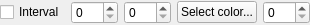
<ui version="4.0" >
 <class>QTransferFunctionIntervalEditorBase</class>
 <widget class="QWidget" name="QTransferFunctionIntervalEditorBase" >
  <property name="geometry" >
   <rect>
    <x>0</x>
    <y>0</y>
    <width>284</width>
    <height>25</height>
   </rect>
  </property>
  <layout class="QGridLayout" >
   <property name="margin" >
    <number>0</number>
   </property>
   <property name="spacing" >
    <number>6</number>
   </property>
   <item row="0" column="1" >
    <widget class="QWidget" native="1" name="widget" >
     <layout class="QHBoxLayout" >
      <property name="margin" >
       <number>0</number>
      </property>
      <property name="spacing" >
       <number>6</number>
      </property>
      <item>
       <widget class="QSpinBox" name="m_intervalStartSpinBox" >
        <property name="maximum" >
         <number>255</number>
        </property>
       </widget>
      </item>
      <item>
       <widget class="QSpinBox" name="m_intervalEndSpinBox" >
        <property name="maximum" >
         <number>255</number>
        </property>
       </widget>
      </item>
     </layout>
    </widget>
   </item>
   <item row="0" column="3" >
    <widget class="QColorSpinBox" name="m_colorSpinBox" >
     <property name="maximum" >
      <number>255</number>
     </property>
    </widget>
   </item>
   <item row="0" column="2" >
    <widget class="QPushButton" name="m_selectColorPushButton" >
     <property name="text" >
      <string>Select color...</string>
     </property>
    </widget>
   </item>
   <item row="0" column="0" >
    <widget class="QCheckBox" name="m_isIntervalCheckBox" >
     <property name="text" >
      <string>Interval</string>
     </property>
    </widget>
   </item>
  </layout>
 </widget>
 <layoutdefault spacing="6" margin="9" />
 <customwidgets>
  <customwidget>
   <class>QColorSpinBox</class>
   <extends>QSpinBox</extends>
   <header>qcolorspinbox.h</header>
  </customwidget>
 </customwidgets>
 <resources/>
 <connections>
  <connection>
   <sender>m_isIntervalCheckBox</sender>
   <signal>toggled(bool)</signal>
   <receiver>m_intervalEndSpinBox</receiver>
   <slot>setVisible(bool)</slot>
   <hints>
    <hint type="sourcelabel" >
     <x>39</x>
     <y>98</y>
    </hint>
    <hint type="destinationlabel" >
     <x>167</x>
     <y>101</y>
    </hint>
   </hints>
  </connection>
 </connections>
</ui>
